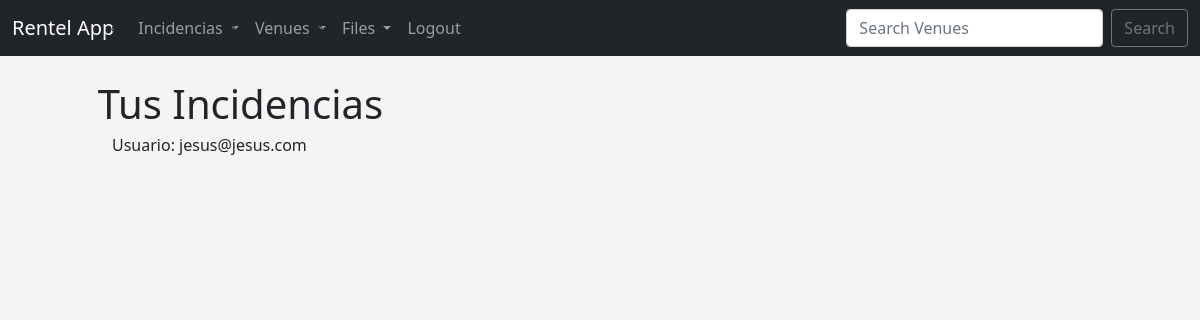
Before: /incidencias (signed in) with the older database file.
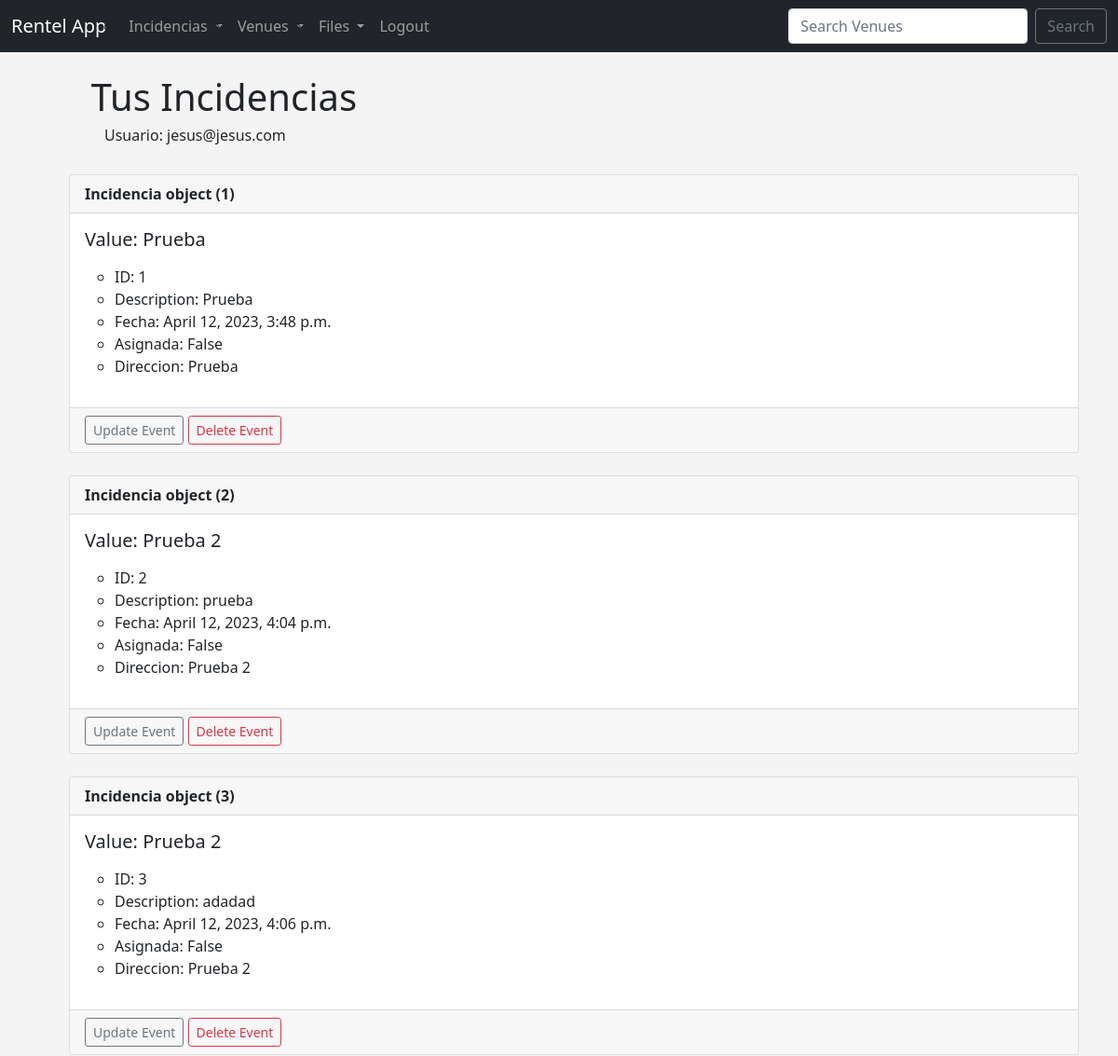
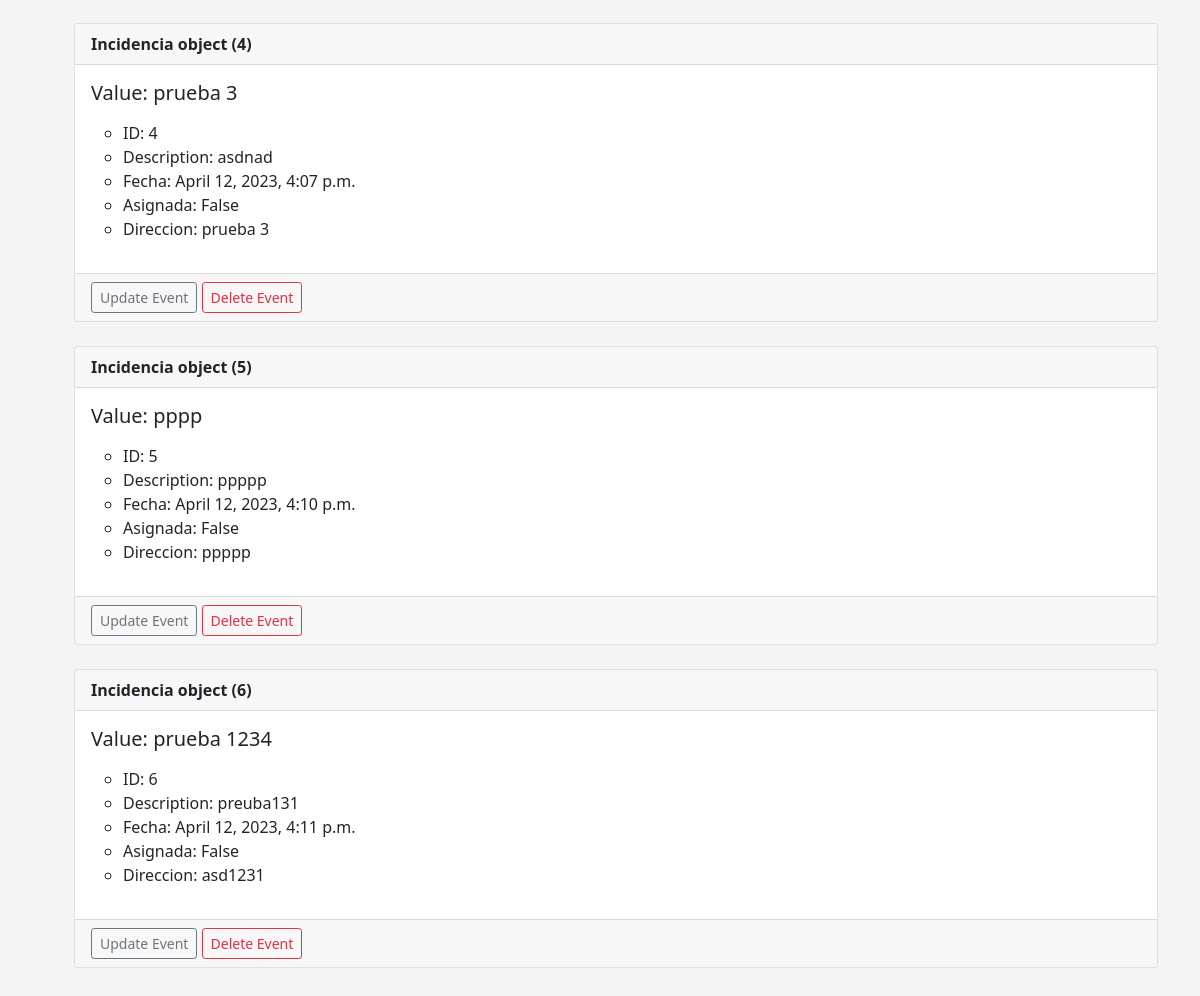
After: the same page with the newer database file (2 pictures, top to bottom).
### app/models.py (models this page shows)
class Usuario(AbstractBaseUser, PermissionsMixin):
    user = models.OneToOneField('self', on_delete=models.CASCADE, null=True, blank=True, default=None)
    email = models.EmailField(
                    verbose_name='email address',
                    max_length=255,
                    unique=True,
                )
    password = models.CharField(max_length=20, default=None)
    nombre = models.CharField(max_length=20)
    apellido = models.CharField(max_length=20)
    dni = models.CharField(max_length=9)
    ROL_CHOICES = (("CLIENTE", "Cliente"),
                   ("SOPORTE", "Soporte"),
                   ("TECNICO", "Tecnico"),
                   ("ADMIN", "Admin"),)
    rol = models.CharField(max_length=7, choices=ROL_CHOICES)
    tlf = models.CharField(max_length=9)
    direccion = models.CharField(max_length=50)
    is_staff = models.BooleanField(default=False)
    is_superuser = models.BooleanField(default=False)
    USERNAME_FIELD = 'email'
    objects = UsuarioManager()

class Incidencia(models.Model):
    titulo_incidencia = models.CharField(max_length=255, null=True)
    desc_incidencia = models.TextField()
    fecha = models.DateTimeField(auto_now_add=True, editable=True)
    asignada = models.BooleanField(default=False)
    direccion = models.CharField(max_length=255, null=True)
    cliente_id = models.ForeignKey(
        Usuario,
        related_name="incidencias",
        on_delete=models.CASCADE
    )

### app/views.py (the view)
# urls.py: path('incidencias', views.all_incidencias, name="mostrar-incidencias"),
def all_incidencias(request):
    incidencia_list = Incidencia.objects.all().order_by('fecha')
    template = loader.get_template('app/mostrar_incidencias.html')
    context = {
        'incidencia_list': incidencia_list
    }
    return HttpResponse(template.render(context, request))

### app/templates/app/mostrar_incidencias.html (shortened to what this page needs)
{% extends 'app/base.html' %}
{% block content %}
    {% if user.is_authenticated %}
    <h1> Tus Incidencias </h1>
    <h6 style="margin-left: 70px">Usuario: {{ user }}</h6>
    <br>
    <ul>
        {% for incidencia in incidencia_list %}
            {% if user == incidencia.cliente_id  %}
                <div class="card">
                    <div class="card-header">
                    <strong>{{ incidencia }}</strong>
                    </div>
                    <div class="card-body">
                    <h5 class="card-title">Value: {{ incidencia.titulo_incidencia }}</h5>
                    <p class="card-text">
                        <ul>
                            <li>ID: {{ incidencia.id }}</li>
                            <li>Description: {{ incidencia.desc_incidencia }}</li>
                            <li>Fecha: {{ incidencia.fecha }}</li>
                            <li>Asignada: {{ incidencia.asignada }}</li>
                            <li>Direccion: {{ incidencia.direccion }}</li>
                        </ul>
                    </p>
                    </div>
                    <div class="card-footer">
                        <a href={% url 'app:update-incidencia' incidencia.id %} class="btn btn-outline-secondary btn-sm"> Update Event </a>
                        <a href={% url 'app:delete-incidencia' incidencia.id %} class="btn btn-outline-danger btn-sm"> Delete Event </a>
                    </div>
                </div>
                <br>
            {% endif %}
        {% endfor %}
    {% endif %}
{% endblock %}

### app/templates/app/base.html (shortened to what this page needs)
{% load static %}
<!doctype html>
<html lang="en">
  <head>
    <link href="https://cdn.jsdelivr.net/npm/bootstrap@5.0.2/dist/css/bootstrap.min.css" rel="stylesheet">
  </head>
  <body>
    {% include 'app/navbar.html'%}
    <br>
    <div class="container">
      {% block content %}
      {% endblock %}
    </div>
  </body>
</html>

### app/templates/app/navbar.html (shortened to what this page needs)
<nav class="navbar navbar-expand-lg navbar-dark bg-dark">
    <div class="container-fluid">
      <a class="navbar-brand" href="{% url 'app:home' %}">Rentel App</a>
      <div class="collapse navbar-collapse" id="navbarSupportedContent">
        <ul class="navbar-nav me-auto mb-2 mb-lg-0">
          {% if user.is_authenticated  %}
          <li class="nav-item dropdown">
            <a class="nav-link dropdown-toggle" href="#" id="navbarDropdown" role="button" data-bs-toggle="dropdown" aria-expanded="false">
              Incidencias
            </a>
          {% else %}
            <li class="nav-item"><a class="nav-link" href="{% url 'app:list-events' %}">All Events</a></li>
          {% endif %}
          </li>
          {% if user.is_authenticated  %}
          <li class="nav-item dropdown">
            <a class="nav-link dropdown-toggle" href="#" id="navbarDropdown" role="button" data-bs-toggle="dropdown" aria-expanded="false">
              Venues
            </a>
          {% else %}
            <li class="nav-item"><a class="nav-link" href="{% url 'app:list-venues' %}">All Venues</a></li>
          {% endif %}
          </li>
          <li class="nav-item dropdown">
            <a class="nav-link dropdown-toggle" href="#" id="navbarDropdown" role="button" data-bs-toggle="dropdown" aria-expanded="false">
              Files
            </a>
          </li>
          {% if user.is_authenticated  %}
          <li class="nav-item">
            <a class="nav-link" href="{% url 'members:logout' %}">Logout</a>
          </li>
          {% endif %}
        </ul>
        <form class="d-flex" method="POST" action="{% url 'app:search-venues' %}">
          <input class="form-control me-2" type="search" placeholder="Search Venues" aria-label="Search" name="searched">
          <button class="btn btn-outline-secondary" type="submit">Search</button>
        </form>
      </div>
    </div>
</nav>

### app/templates/app/base.html (style rules this page uses)
body { background: #f4f4f4 }

### app/templates/app/mostrar_incidencias.html (style rules this page uses)
ul li { list-style-type: circle; }
h1 { margin-left: 5%; }

Changed rows visible on the page:
added Incidencia: id "Incidencia object (1)", titulo_incidencia "Prueba", id "1", desc_incidencia "Prueba", fecha "April 12, 2023, 3:48 p.m.", asignada "False", direccion "Prueba"
added Incidencia: id "Incidencia object (2)", titulo_incidencia "Prueba 2", id "2", desc_incidencia "prueba", fecha "April 12, 2023, 4:04 p.m.", asignada "False", direccion "Prueba 2"
added Incidencia: id "Incidencia object (3)", titulo_incidencia "Prueba 2", id "3", desc_incidencia "adadad", fecha "April 12, 2023, 4:06 p.m.", asignada "False", direccion "Prueba 2"
added Incidencia: id "Incidencia object (4)", titulo_incidencia "prueba 3", id "4", desc_incidencia "asdnad", fecha "April 12, 2023, 4:07 p.m.", asignada "False", direccion "prueba 3"
added Incidencia: id "Incidencia object (5)", titulo_incidencia "pppp", id "5", desc_incidencia "ppppp", fecha "April 12, 2023, 4:10 p.m.", asignada "False", direccion "ppppp"
added Incidencia: id "Incidencia object (6)", titulo_incidencia "prueba 1234", id "6", desc_incidencia "preuba131", fecha "April 12, 2023, 4:11 p.m.", asignada "False", direccion "asd1231"
